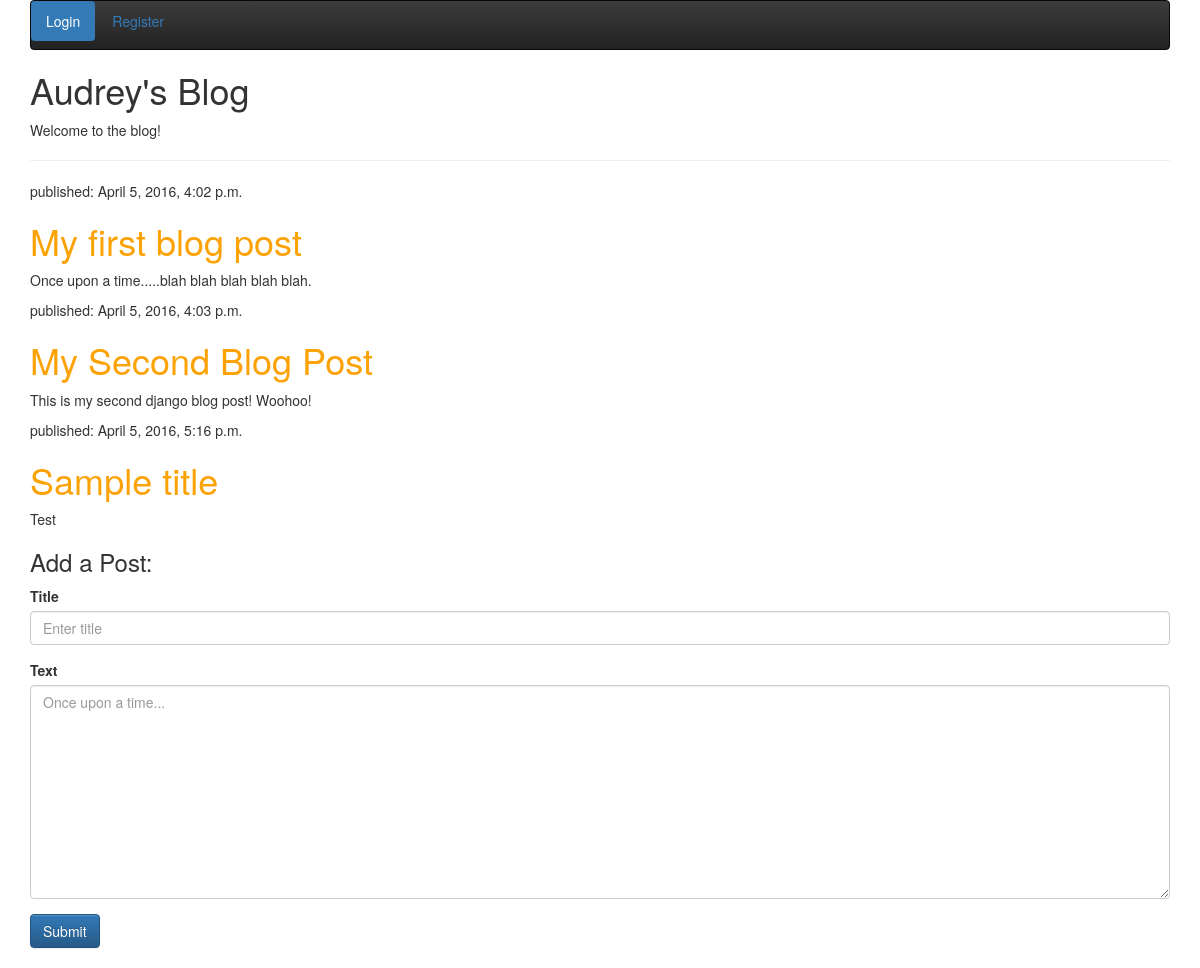
Before: / with the older database file.
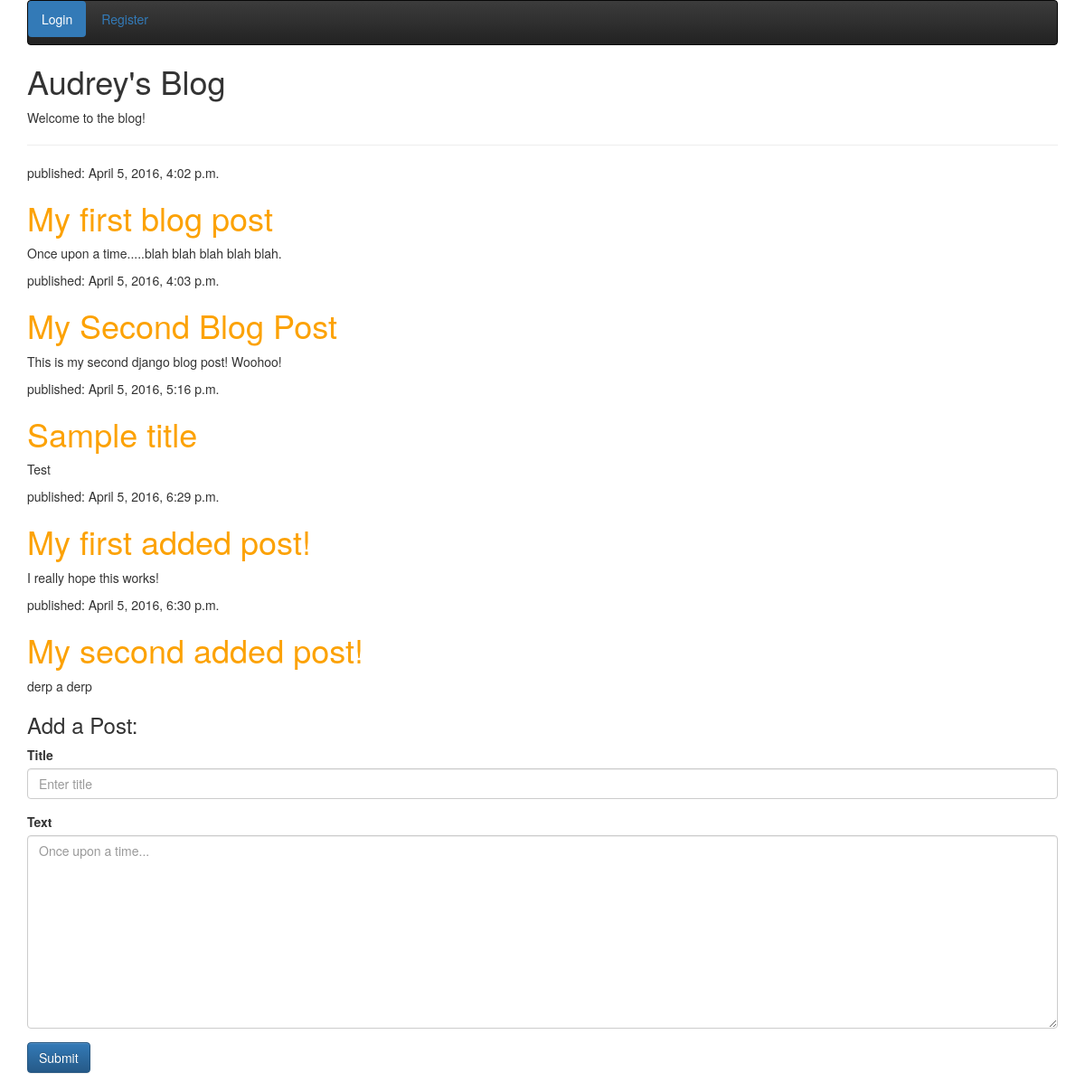
After: the same page with the newer database file.
### my_blog/models.py (models this page shows, shortened)
class Post(models.Model):
	author = models.ForeignKey('auth.User')
	title = models.CharField(max_length=200)
	text = models.TextField()
	created_date = models.DateTimeField(default=timezone.now)
	published_date = models.DateTimeField(blank=True, null=True)

### my_blog/views.py (the view)
# urls.py: url(r'^$', views.post_list, name='post_list'), # Match localhost:8000/ to the view "post_list"
def post_list(request):
    posts = Post.objects.filter(published_date__lte=timezone.now()).order_by('published_date')
    return render(request, 'my_blog/post_list.html', {'posts': posts})

### my_blog/templates/my_blog/post_list.html (shortened to what this page needs)
{% load staticfiles %}
<!DOCTYPE html>
<html lang="en">
  <head>
    <link rel="stylesheet" href="//maxcdn.bootstrapcdn.com/bootstrap/3.2.0/css/bootstrap.min.css">
	  <link rel="stylesheet" href="//maxcdn.bootstrapcdn.com/bootstrap/3.2.0/css/bootstrap-theme.min.css">
    <link rel="stylesheet" href="{% static 'css/style.css' %}">
  </head>
  <body>
    <div class="container">
	    <nav class="navbar navbar-inverse">
	      <ul class="nav nav-pills">
	        <li role="presentation" class="active"><a href="#">Login</a></li>
	        <li role="presentation"><a href="#">Register</a></li>
	      </ul>
	    </nav>
	    <h1>Audrey's Blog</h1>
	    <p>Welcome to the blog!</p>
      <hr>
      {% for post in posts %}
          <div>
              <p>published: {{ post.published_date }}</p>
              <h1><a href="{% url 'post_detail' pk=post.pk %}">{{ post.title }}</a></h1>
              <p>{{ post.text|linebreaks }}</p>
          </div>
      {% endfor %}
      <h3> Add a Post: </h3>
      <form action="{% url 'post_create' %}" method="post">{% csrf_token %}
        <fieldset class="form-group">
          <label for="exampleInputEmail1">Title</label>
          <input type="text" name="title" class="form-control" id="exampleInputEmail1" placeholder="Enter title">
        </fieldset>
        <fieldset class="form-group">
          <label for="exampleInputPassword1">Text</label>
          <textarea name="text" class="form-control" id="exampleInputPassword1" placeholder="Once upon a time..." rows="10"></textarea>
        </fieldset>
        <button type="submit" class="btn btn-primary">Submit</button>
      </form>
      <br>
    </div>
  </body>
</html>

### my_blog/static/css/style.css (style rules this page uses)
h1 a { color: #FCA205; }

Changed rows visible on the page:
added Post: published_date "April 5, 2016, 6:29 p.m.", title "My first added post!", text "I really hope this works!"
added Post: published_date "April 5, 2016, 6:30 p.m.", title "My second added post!", text "derp a derp"
